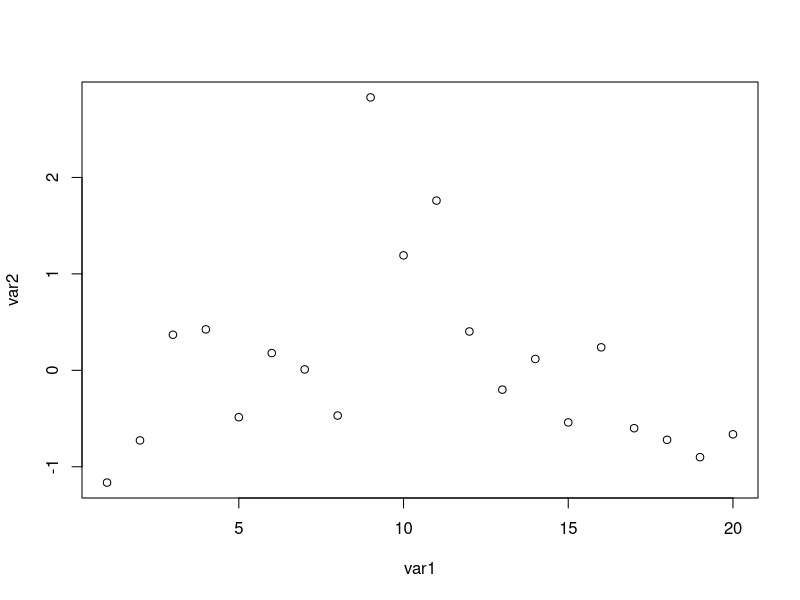
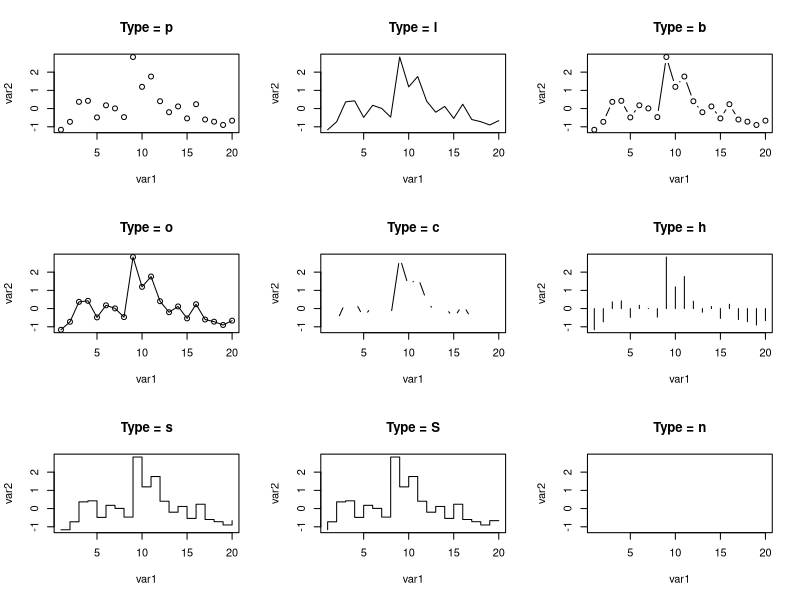
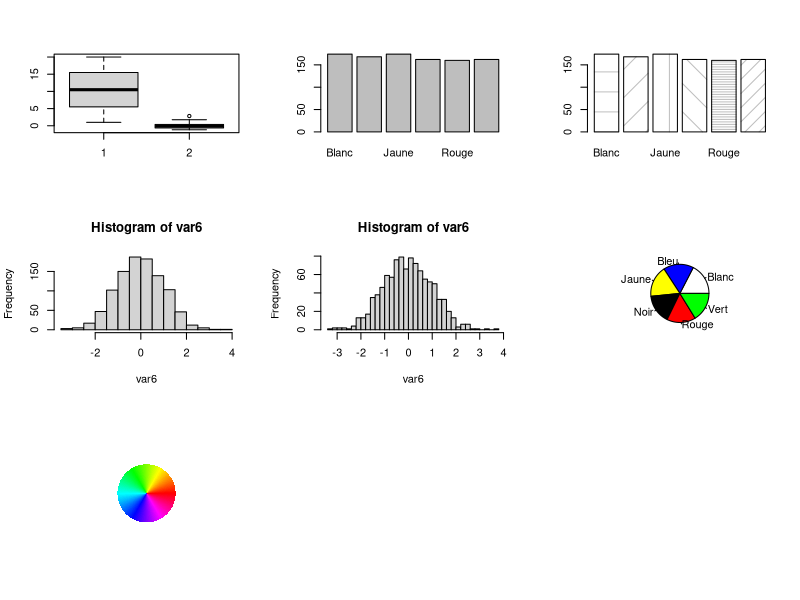
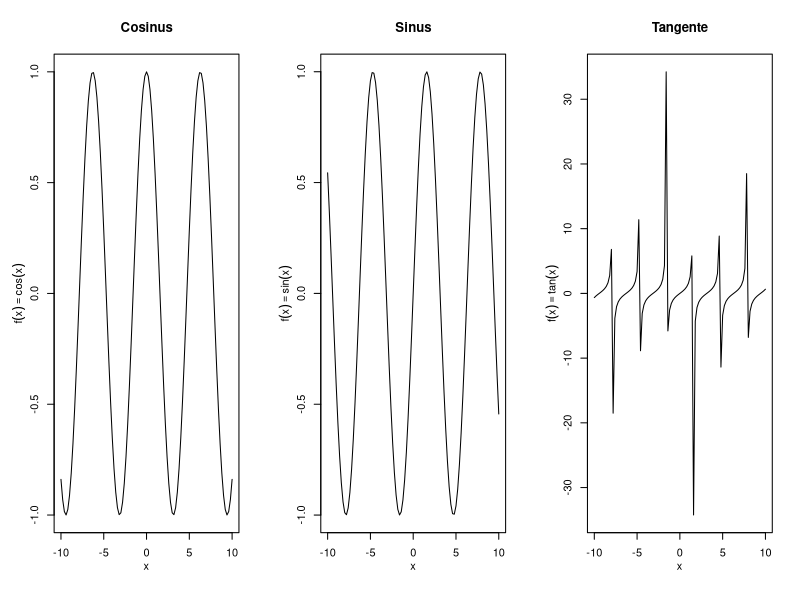
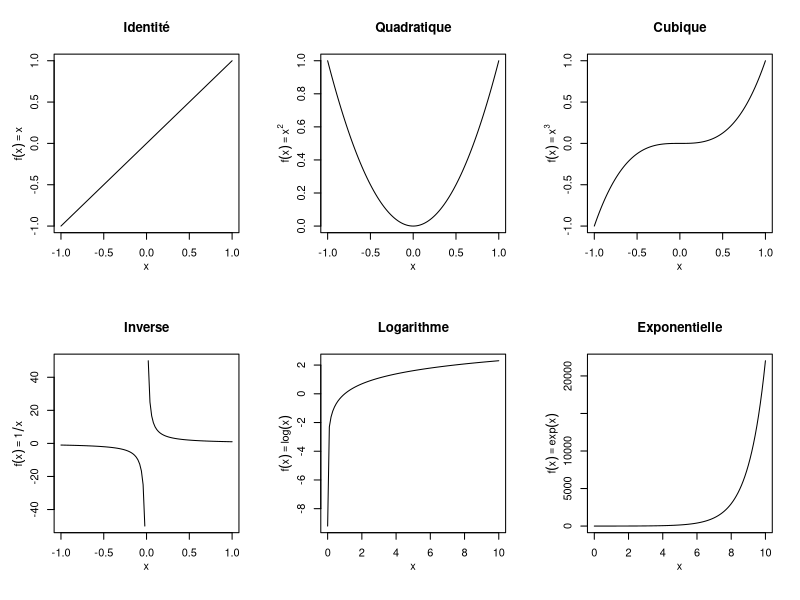

Write R code to recreate these figures, in order.
## ---- chunk 1
(var1 <- seq(from = 1, to = 20, by = 1))
## ---- chunk 2
(var2 <- rnorm(n = 20, mean = 0, sd = 1))
## ---- chunk 3
plot(x = var1, y = var2)
## ---- chunk 4
par(mfrow = c(3, 3))
plot(var1, var2, type = "p", main = "Type = p")
plot(var1, var2, type = "l", main = "Type = l")
plot(var1, var2, type = "b", main = "Type = b")
plot(var1, var2, type = "o", main = "Type = o")
plot(var1, var2, type = "c", main = "Type = c")
plot(var1, var2, type = "h", main = "Type = h")
plot(var1, var2, type = "s", main = "Type = s")
plot(var1, var2, type = "S", main = "Type = S")
plot(var1, var2, type = "n", main = "Type = n")
## ---- chunk 5
boxplot(var1, var2)
## ---- chunk 6
boxplot(var2, plot = FALSE)
## ---- chunk 7
(nom <- c("Vert", "Jaune", "Rouge", "Blanc", "Bleu", "Noir"))
## ---- chunk 8
echn <- sample(x = nom, size = 1000, replace = TRUE)
echn[1:20]
## ---- chunk 9
(var4 <- table(echn))
## ---- chunk 10
barplot(var4)
## ---- chunk 11
(var5 <- var4/sum(var4))
## ---- chunk 12
barplot(var4, density = c(rep(5, 4), 40, 10), angle = c(0, 45, 90, 135))
## ---- chunk 13
var6 <- rnorm(n = 1000)
var6[1:20]
## ---- chunk 14
hist(var6)
## ---- chunk 15
hist(var6, plot = FALSE)
## ---- chunk 16
hist(var6, breaks = 30)
## ---- chunk 17
pie(var4, col = c("white", "blue", "yellow", "black", "red", "green"))
## ---- chunk 18
pie(rep(1, 250), col = rainbow(250), border = NA, labels = "")
## ---- chunk 19
par(mfrow = c(1, 3), mgp = c(2, 1, 0))
txt <- expression(f(x)==cos(x))
curve(cos(x), from = -10, to = 10, main = "Cosinus", ylab = txt)
txt <- expression(f(x)==sin(x))
curve(sin(x), from = -10, to = 10, main = "Sinus", ylab = txt)
txt <- expression(f(x)==tan(x))
curve(tan(x), from = -10, to = 10, main = "Tangente", ylab = txt)
## ---- chunk 20
par(mfrow = c(2, 3), mgp = c(2, 1, 0))
txt <- expression(f(x)==x)
curve(x^1, from = -1, to = 1, main = "Identité", ylab = txt)
txt <- expression(f(x)==x^2)
curve(x^2, from = -1, to = 1, main = "Quadratique", ylab = txt)
txt <- expression(f(x)==x^3)
curve(x^3, from = -1, to = 1, main = "Cubique", ylab = txt)
txt <- expression(f(x)==1/x)
curve(1/x, from = -1, to = 1, main = "Inverse", ylab = txt)
txt <- expression(f(x)==log(x))
curve(log(x), from = 0.0001, to = 10, main = "Logarithme", ylab = txt)
txt <- expression(f(x)==exp(x))
curve(exp(x), from = 0.0001, to = 10, main = "Exponentielle", ylab = txt)
